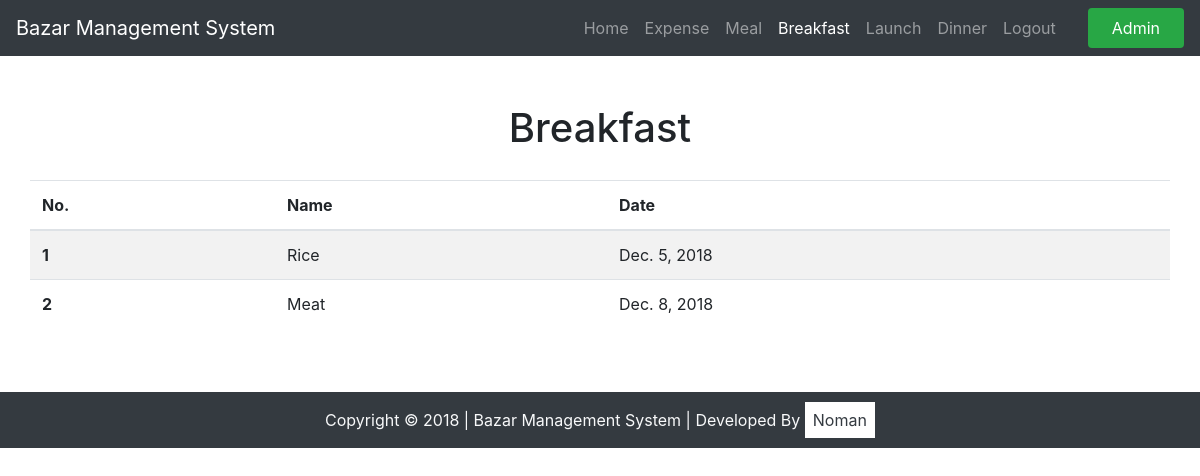
/breakfast/ (signed in), run on the app's committed database.
### messApp/models.py (models this page shows, shortened)
class Expense(models.Model):
    meal_type = models.CharField(max_length=20, choices=MEAL_TIME, blank=True, null=True, verbose_name="Expense Type")
    buyer = models.ForeignKey(User, on_delete=models.CASCADE)
    name = models.CharField(max_length=250, verbose_name="Item Name")
    price = models.DecimalField(decimal_places=2, max_digits=8)
    details = models.TextField(blank=True)
    date = models.DateField(auto_now=False, auto_now_add=False, default=timezone.now)
    timestimp = models.DateTimeField(auto_now=False, auto_now_add=True)
    active = models.BooleanField(default=True)
    objects = ExpenseManager()

### messApp/views.py (the view)
# urls.py: path('breakfast/', views.breakfastview, name="breakfast"),
@login_required(login_url='account:login')
def breakfastview(request):
    template_name = 'messapp/bazar.html'
    meal_type = 'breakfast'
    obj = Expense.objects.filter(date__month=current_month, date__year=current_year, meal_type="breakfast")
    next_day = today_date + timedelta(1)
    next_day_obj = Expense.objects.filter(meal_type=meal_type, date=next_day)
    two_day_obj = Expense.objects.filter(meal_type=meal_type, date=next_two_day)
    third_day_obj = Expense.objects.filter(meal_type=meal_type, date=next_third_day)
    four_day_obj = Expense.objects.filter(meal_type=meal_type, date=next_four_day)
    five_day_obj = Expense.objects.filter(meal_type=meal_type, date=next_five_day)
    six_day_obj = Expense.objects.filter(meal_type=meal_type, date=next_six_day)
    context = {
        'bazar_for': meal_type,
        'bazar_obj': obj,
        'tomorrow_obj': next_day_obj,
        'next_day': next_day,
        'two_day': two_day_obj,
        'third_day': third_day_obj,
        'four_day': four_day_obj,
        'five_day': five_day_obj,
        'six_day': six_day_obj,
    }
    return render(request, template_name, context)

### messApp/models.py (called while the page is built)
    def get_queryset(self):
        return ExpenseQuerySet(self.model, using=self._db)

### messApp/templates/messapp/bazar.html (shortened to what this page needs)
{% extends 'base.html' %}
{% load static %}
    {% block content %}
    <section class="pt-5 pb-1">
        <div class="conteinre">
            <div class="row justify-content-center">
                <h1>{{ bazar_for|title }}</h1>
            </div>
        </div>
    </section>
    <section class="pt-3 pb-5">
        <div class="container">
            <div class="row justify-content-center">
                <table class="table table-striped">
                  <thead>
                    <tr>
                      <th scope="col">No.</th>
                      <th scope="col">Name</th>
                      <th scope="col">Date</th>
                    </tr>
                  </thead>
                  <tbody>
                  {% if bazar_obj %}
                    {% for expense in bazar_obj %}
                    <tr>
                      <th scope="row">{{ forloop.counter }}</th>
                      <td>{{ expense.name|title }}</td>
                      <td>{{ expense.date }}</td>
                    </tr>
                    {% endfor %}
                  {% else %}
                  <h4>Nothing have</h4>
                  {% endif %}
                  </tbody>
                </table>
            </div>
        </div>
    </section>
    {% endblock %}

### templates/base.html (shortened to what this page needs)
<!doctype html>
<html lang="en">{% load static %}
  <head>
    <link rel="stylesheet" href="https://stackpath.bootstrapcdn.com/bootstrap/4.1.3/css/bootstrap.min.css">
  </head>
  <body>
    {% url "messapp:index" as index_url %}
    {% url "messapp:dash_broad" username=request.user as dashbroad_url %}
    {% url "messapp:expense" as expense_url %}
    {% url "messapp:breakfast" as breakfast_url %}
    {% url "messapp:launch" as launch_url %}
    {% url "messapp:dinner" as dinner_url %}
    {% url "messapp:meal" as meal_url %}
    {% url "messapp:balance" as balance_url %}
        <nav class="navbar navbar-expand-lg navbar-dark bg-dark">
          <a class="navbar-brand" href="{{ index_url }}">Bazar Management System</a>
          <div class="collapse navbar-collapse ml-auto" id="navbarSupportedContent">
            <ul class="navbar-nav ml-auto">
              <li class="nav-item {% if request.path == index_url %}active{% endif%}">
                <a class="nav-link" href="{{ index_url }}">Home <span class="sr-only">(current)</span></a>
              </li>
                <li class="nav-item {% if request.path == expense_url %}active{% endif%}">
                <a class="nav-link" href="{{ expense_url }}">Expense</a>
              </li>
              <li class="nav-item {% if request.path == meal_url %}active{% endif%}">
                <a class="nav-link" href="{{ meal_url }}">Meal</a>
              </li>
              <li class="nav-item {% if request.path == breakfast_url %}active{% endif%}">
                <a class="nav-link" href="{{ breakfast_url }}">Breakfast</a>
              </li>
              <li class="nav-item {% if request.path == launch_url %}active{% endif%}">
                <a class="nav-link" href="{{ launch_url }}">Launch</a>
              </li>
              <li class="nav-item {% if request.path == dinner_url %}active{% endif%}">
                <a class="nav-link" href="{{ dinner_url }}">Dinner</a>
              </li>
              {% if request.user.is_authenticated %}
                <li class="nav-item ">
                  <a class="nav-link" href="{% url 'account:logout' %}">Logout</a>
                </li>
                <li class="nav-item ml-4 {% if request.path == dashbroad_url %}active{% endif%}">
                  <a class="nav-link py-2 px-4 bg-success text-white rounded" href="{{ dashbroad_url }}">{{ request.user|title }}</a>
                </li>
              {% endif %}
            </ul>
          </div>
      </nav>
    {% block content %}
    {% endblock %}
    <footer class="bg-dark pt-3 pb-3">
      <div class="container">
        <div class="row">
              <p class="text-light mb-0 mx-auto">Copyright © 2018 | Bazar Management System | Developed By <span class="bg-white text-dark p-2">Noman</span></p>
        </div>
      </div>
    </footer>
  </body>
</html>

### data on the page
Expense: name "Rice", date "Dec. 5, 2018"
Expense: name "Meat", date "Dec. 8, 2018"

### other printed values
{{ request.user|title }} "Admin"
{{ bazar_for|title }} "Breakfast"
